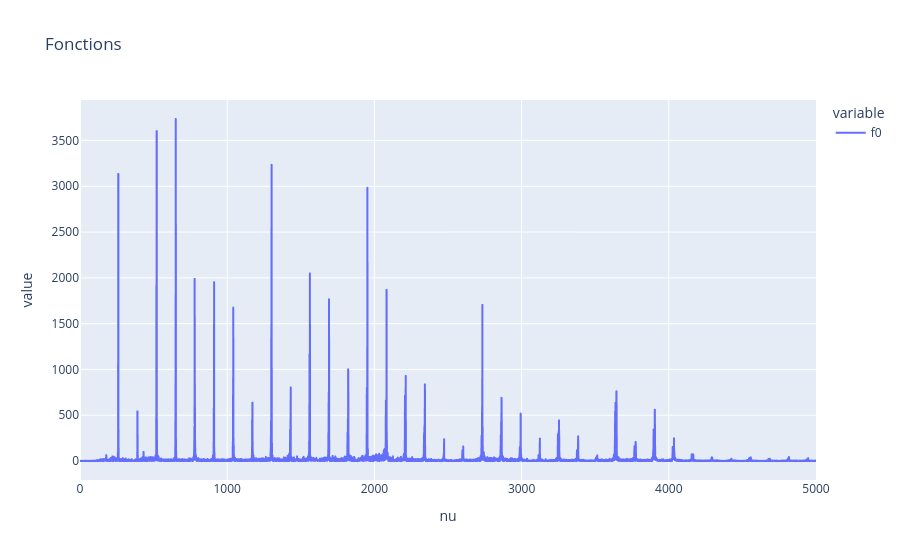

Notebook cell for this chart:
### Markdown cell above
PARTIE 1

### Code cell
signal_dict1 = np.load('data_partie_1/violin_C.npz') 
s1 = signal_dict1['s'] # extraction du signal utile
t1 = signal_dict1['t'] # extraction du vecteur temps associé au signal

v1, S1  = san.trans_fourier(s1, t1)

Vr1= np.real(v1)
Sr1 = np.real(S1)
Energie1=np.abs(Sr1)

df = pd.DataFrame({"nu":Vr1,"f0": Energie1,})
fig = px.line(df, x="nu", y=["f0"], title="Fonctions", range_x=[0,5000])
fig.show()

### Figure 1 — Plotly figure (JSON) as saved in the notebook; plotly's stock layout.template omitted (floating-point values rounded to 4 significant figures; data arrays with more than 128 entries replaced by an {"elided": "..."} marker saying what was removed)
{"data": [{"hovertemplate": "variable=f0<br>nu=%{x}<br>value=%{y}<extra></extra>", "legendgroup": "f0", "line": {"color": "#636efa", "dash": "solid"}, "marker": {"symbol": "circle"}, "mode": "lines", "name": "f0", "showlegend": true, "type": "scattergl", "x": {"elided": "40000 float values"}, "xaxis": "x", "y": {"elided": "40000 float values"}, "yaxis": "y"}], "layout": {"legend": {"title": {"text": "variable"}, "tracegroupgap": 0}, "title": {"text": "Fonctions"}, "xaxis": {"anchor": "y", "domain": [0, 1], "range": [0, 5000], "title": {"text": "nu"}}, "yaxis": {"anchor": "x", "domain": [0, 1], "title": {"text": "value"}}}}
